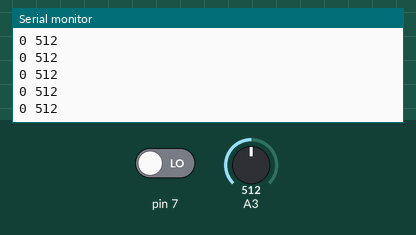
Simulated run of this sketch. Board: Arduino Uno, built with avr-gcc and run on an emulated ATmega328P. Parts: the last lines printed to the serial monitor. Inputs (shaded band) come from the test bench; at power-on: A3 = 512, pin 7 LOW.

Above: at 1.2 s.
1.3 s: A3 set to 716
At 1.56 s:
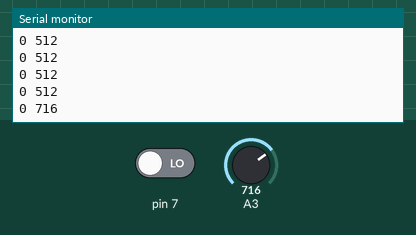
2.8 s: pin 7 driven HIGH
At 2.96 s:
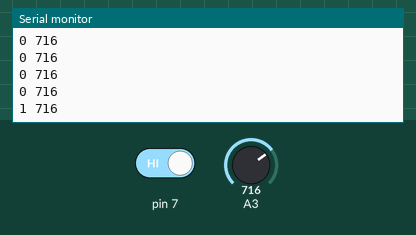
4.3 s: A3 set to 900
At 4.36 s:
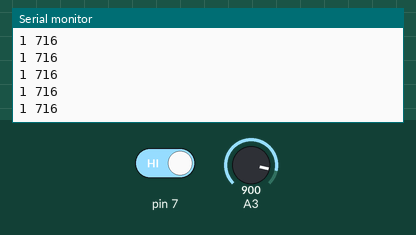
5.8 s: pin 7 driven LOW
At 5.97 s:
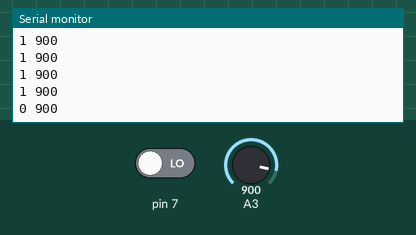
Timing chart, 0 to 8.3 s (numbered marks = the images above; inputs shaded):
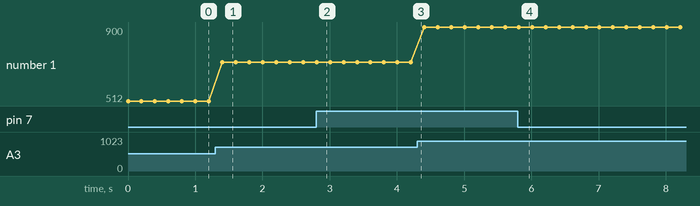

Measured:
- after the input at 1.3 s, the serial monitor: prints a new line after 0.10 s (image 1)
- after the input at 2.8 s, the serial monitor: prints a new line at once (image 2)
- after the input at 5.8 s, the serial monitor: prints a new line at once (image 4)
- plotted number 1: 512 → 716 after the input at 1.3 s, 716 → 900 after the input at 4.3 s

The sketch:

mq2_test.ino
```cpp
//Test of MQ-2 gas sensor

void setup() {
  Serial.begin(115200);
}

int val=0;
void loop() {
  Serial.print(digitalRead(7));
  Serial.print(" ");
  Serial.println(analogRead(A3));
  delay(200);
}
```
